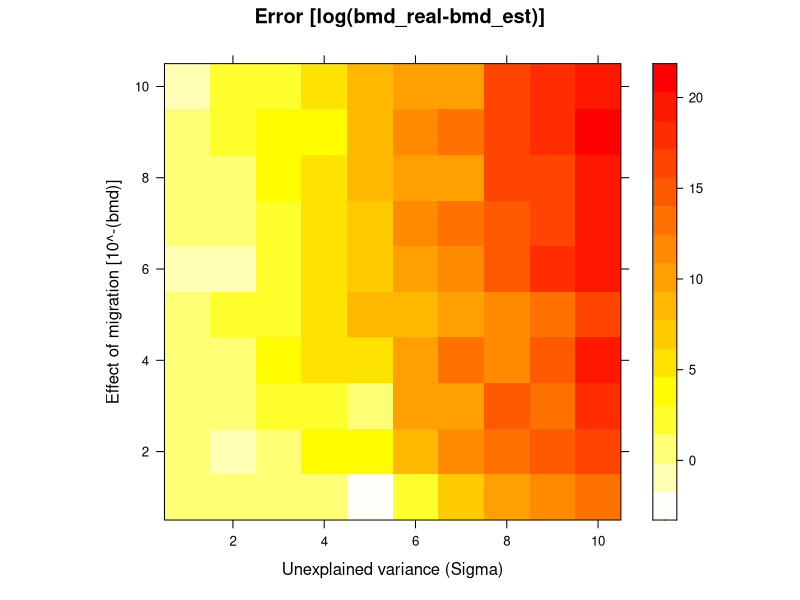

Reproduce this figure in R.

###########################################################################################
## Deffner, D., Fedorova, N., Andrews, J. & McElreath, R.
## Bridging theory and data: A computational workflow for cultural evolution
## Simulation of synthetic data and power analysis (authored by J.Andrews; email: jeffrey_andrews@eva.mpg.de)
###########################################################################################

#Set working directory to GitHub repo
setwd("~/GitHub/CulturalEvolutionWorkflow")

# Load the lattice package
library("lattice")
sigma <- seq(.01, 3, length.out = 10) # Create a vector that represents the amount of unexplained variance in the diversity metric
bmd <- 10^-(0:9) # Create a vector that varies the magnitude of the effect of migration (M) on diversity
bcd <- 1 #Effect of conformity on diversity
bam <- 1 #Effect of age on migration rates
bac <- 1 #Effect of age on conformity
  
sweep <- expand.grid(bmd, sigma) # Create a Matrix for the parameter sweep
n <- 30 # Define the number of countries. 

# Make a function to simulate the fake data
sim_dat <-  function(bmd, sigma){
            A <- rnorm(n, 0,  1) # Generate a standardized distribution for age - this is data in the empirical case. 
            C <- rnorm(n, A*bac,  1) # Generate a standardized distribution for the amount of conformity in each group - this is data in the empirical case. 
            M <- rnorm(n, A*bam,  1) # Generate a standardized distribution for the amount of migration in each group - this is data in the empirical case. 
            D <- rnorm(n, M*bmd + C*bcd , sigma) # Simulate the values of Diversity 
            return(data.frame(A, C, M, D))
}


##########################
###### POWER ANALYSIS ####
m <- matrix(NA, nrow = 10, ncol = 10) # intialize a matrix for storing the data from the power analysis   

for(i in 1:nrow(sweep)){
  print(i)
  data <- list() # initalize a list for storing data
  for(j in 1:200) data[[j]] <- sim_dat(sweep[i, 1], sweep[i, 2]) # simulate the data
  error <- c() # intalize a vector for storing the data
  est <- c() # intalize a vector for storing the data
  
  for(j in 1:length(data)){
    estimate <- coef(summary(lm(D ~ M + C, data[[i]])))["M", "Estimate"]
    est <- c(est, estimate)
    error <- c(error, log(abs(estimate/sweep[i, 1] ) )) # Calculate the log error in the estimates. 
  }  
  m[i] <- mean(error) # store the error 
}


# Plot the error
levelplot(m, xlab = "Unexplained variance (Sigma)", ylab ="Effect of migration [10^-(bmd)]", col.regions=rev(heat.colors(100)), main = "Error [log(bmd_real-bmd_est)]")

